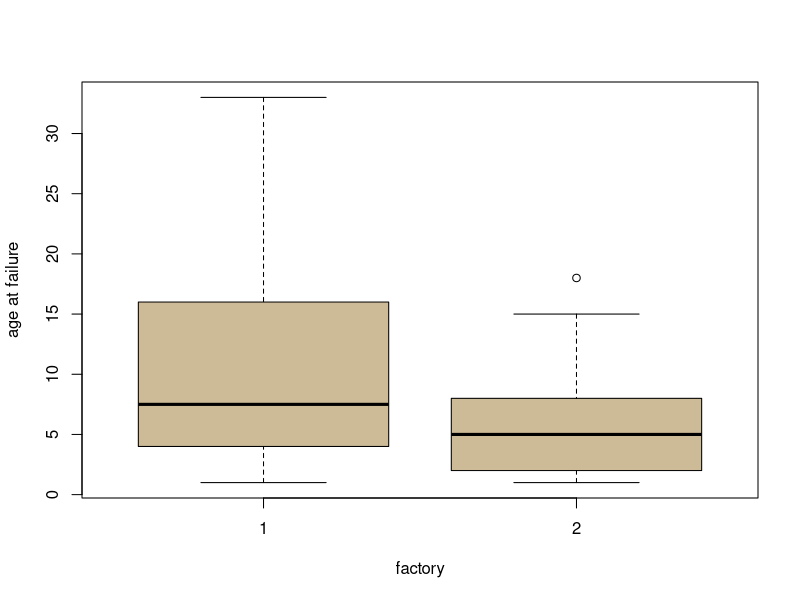

Recreate this plot in R.
# Rbook Survival 1. Chapter: MC Simulation

rnos <- runif(100) # creat uniform distribution

which(rnos<=.1)[1]

death1 <-numeric(30)
for (i in 1:30){
  rnos <- runif(100) # creat uniform distribution
  death1[i] <- which(rnos<=.1)[1]
}
death1

1/mean(death1)

death2 <-numeric(30)
for (i in 1:30){
  rnos <- runif(100) # creat uniform distribution
  death2[i] <- which(rnos<=.2)[1]
}
death2

1/mean(death2)

death <- c(death1,death2)
factory <- factor(c(rep(1,30),rep(2,30)))
plot(factory,death,xlab="factory",ylab="age at failure",col="wheat3")


